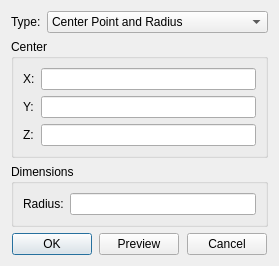
<?xml version="1.0" encoding="UTF-8"?>
<ui version="4.0">
 <class>PrimitivesSphereInfoDialog</class>
 <widget class="QDialog" name="PrimitivesSphereInfoDialog">
  <property name="geometry">
   <rect>
    <x>0</x>
    <y>0</y>
    <width>279</width>
    <height>241</height>
   </rect>
  </property>
  <property name="windowTitle">
   <string>Sphere</string>
  </property>
  <layout class="QGridLayout" name="gridLayout_8">
   <item row="0" column="0">
    <widget class="QWidget" name="widget_2" native="true">
     <property name="sizePolicy">
      <sizepolicy hsizetype="Preferred" vsizetype="Fixed">
       <horstretch>0</horstretch>
       <verstretch>0</verstretch>
      </sizepolicy>
     </property>
     <layout class="QGridLayout" name="gridLayout_2">
      <property name="leftMargin">
       <number>0</number>
      </property>
      <property name="topMargin">
       <number>0</number>
      </property>
      <property name="rightMargin">
       <number>0</number>
      </property>
      <property name="bottomMargin">
       <number>0</number>
      </property>
      <item row="0" column="0">
       <widget class="QLabel" name="label">
        <property name="sizePolicy">
         <sizepolicy hsizetype="Fixed" vsizetype="Preferred">
          <horstretch>0</horstretch>
          <verstretch>0</verstretch>
         </sizepolicy>
        </property>
        <property name="text">
         <string>Type:</string>
        </property>
       </widget>
      </item>
      <item row="0" column="1">
       <widget class="QComboBox" name="comb_type">
        <item>
         <property name="text">
          <string>Center Point and Radius</string>
         </property>
        </item>
       </widget>
      </item>
     </layout>
    </widget>
   </item>
   <item row="1" column="0">
    <widget class="QStackedWidget" name="stackedWidget">
     <property name="currentIndex">
      <number>0</number>
     </property>
     <widget class="QWidget" name="page">
      <layout class="QGridLayout" name="gridLayout">
       <property name="leftMargin">
        <number>0</number>
       </property>
       <property name="topMargin">
        <number>0</number>
       </property>
       <property name="rightMargin">
        <number>0</number>
       </property>
       <property name="bottomMargin">
        <number>0</number>
       </property>
       <item row="0" column="0">
        <widget class="QGroupBox" name="groupBox">
         <property name="title">
          <string>Center</string>
         </property>
         <layout class="QGridLayout" name="gridLayout_7">
          <item row="1" column="0">
           <widget class="QLabel" name="label_7">
            <property name="text">
             <string>Y:</string>
            </property>
           </widget>
          </item>
          <item row="0" column="0">
           <widget class="QLabel" name="label_3">
            <property name="text">
             <string>X:</string>
            </property>
           </widget>
          </item>
          <item row="1" column="1">
           <widget class="Comp::FITKSciNotationLineEdit" name="le_radius_py"/>
          </item>
          <item row="0" column="1">
           <widget class="Comp::FITKSciNotationLineEdit" name="le_radius_px"/>
          </item>
          <item row="2" column="0">
           <widget class="QLabel" name="label_8">
            <property name="text">
             <string>Z:</string>
            </property>
           </widget>
          </item>
          <item row="2" column="1">
           <widget class="Comp::FITKSciNotationLineEdit" name="le_radius_pz"/>
          </item>
         </layout>
        </widget>
       </item>
       <item row="1" column="0">
        <widget class="QGroupBox" name="groupBox_3">
         <property name="title">
          <string>Dimensions</string>
         </property>
         <layout class="QGridLayout" name="gridLayout_6">
          <item row="0" column="0">
           <widget class="QLabel" name="label_12">
            <property name="text">
             <string>Radius:</string>
            </property>
           </widget>
          </item>
          <item row="0" column="2">
           <widget class="Comp::FITKSciNotationLineEdit" name="le_radius_radius"/>
          </item>
         </layout>
        </widget>
       </item>
       <item row="2" column="0">
        <spacer name="verticalSpacer">
         <property name="orientation">
          <enum>Qt::Vertical</enum>
         </property>
         <property name="sizeHint" stdset="0">
          <size>
           <width>20</width>
           <height>3</height>
          </size>
         </property>
        </spacer>
       </item>
      </layout>
     </widget>
    </widget>
   </item>
   <item row="2" column="0">
    <widget class="QWidget" name="widget" native="true">
     <property name="sizePolicy">
      <sizepolicy hsizetype="Preferred" vsizetype="Fixed">
       <horstretch>0</horstretch>
       <verstretch>0</verstretch>
      </sizepolicy>
     </property>
     <layout class="QGridLayout" name="gridLayout_3">
      <property name="leftMargin">
       <number>0</number>
      </property>
      <property name="topMargin">
       <number>0</number>
      </property>
      <property name="rightMargin">
       <number>0</number>
      </property>
      <property name="bottomMargin">
       <number>0</number>
      </property>
      <item row="0" column="4">
       <spacer name="horizontalSpacer_3">
        <property name="orientation">
         <enum>Qt::Horizontal</enum>
        </property>
        <property name="sizeHint" stdset="0">
         <size>
          <width>40</width>
          <height>20</height>
         </size>
        </property>
       </spacer>
      </item>
      <item row="0" column="1">
       <widget class="QPushButton" name="pb_ok">
        <property name="text">
         <string>OK</string>
        </property>
       </widget>
      </item>
      <item row="0" column="3">
       <widget class="QPushButton" name="pb_preview">
        <property name="text">
         <string>Preview</string>
        </property>
       </widget>
      </item>
      <item row="0" column="5">
       <widget class="QPushButton" name="pb_cancel">
        <property name="text">
         <string>Cancel</string>
        </property>
       </widget>
      </item>
      <item row="0" column="2">
       <spacer name="horizontalSpacer_2">
        <property name="orientation">
         <enum>Qt::Horizontal</enum>
        </property>
        <property name="sizeHint" stdset="0">
         <size>
          <width>40</width>
          <height>20</height>
         </size>
        </property>
       </spacer>
      </item>
      <item row="0" column="0">
       <spacer name="horizontalSpacer">
        <property name="orientation">
         <enum>Qt::Horizontal</enum>
        </property>
        <property name="sizeHint" stdset="0">
         <size>
          <width>40</width>
          <height>20</height>
         </size>
        </property>
       </spacer>
      </item>
      <item row="0" column="6">
       <spacer name="horizontalSpacer_4">
        <property name="orientation">
         <enum>Qt::Horizontal</enum>
        </property>
        <property name="sizeHint" stdset="0">
         <size>
          <width>40</width>
          <height>20</height>
         </size>
        </property>
       </spacer>
      </item>
     </layout>
    </widget>
   </item>
  </layout>
 </widget>
 <customwidgets>
  <customwidget>
   <class>Comp::FITKSciNotationLineEdit</class>
   <extends>QLineEdit</extends>
   <header location="global">FITK_Component/FITKWidget/FITKSciNotationLineEdit.h</header>
  </customwidget>
 </customwidgets>
 <resources/>
 <connections/>
</ui>
